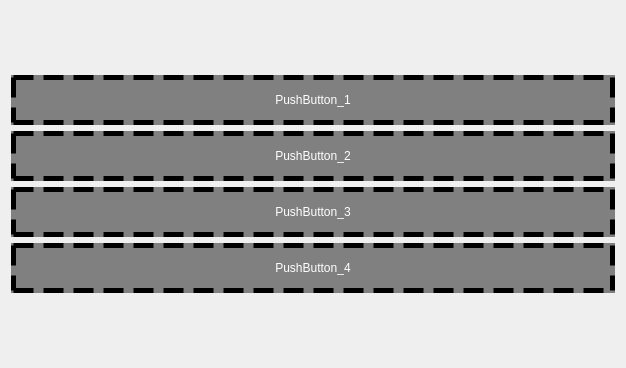
<?xml version="1.0" encoding="UTF-8"?>
<ui version="4.0">
 <class>Form</class>
 <widget class="QWidget" name="Form">
  <property name="geometry">
   <rect>
    <x>0</x>
    <y>0</y>
    <width>626</width>
    <height>368</height>
   </rect>
  </property>
  <property name="windowTitle">
   <string>Form</string>
  </property>
  <layout class="QVBoxLayout" name="verticalLayout_2">
   <item>
    <layout class="QVBoxLayout" name="verticalLayout">
     <item>
      <widget class="QPushButton" name="pushButton">
       <property name="minimumSize">
        <size>
         <width>0</width>
         <height>50</height>
        </size>
       </property>
       <property name="cursor">
        <cursorShape>PointingHandCursor</cursorShape>
       </property>
       <property name="styleSheet">
        <string notr="true">color:white;border: 5px dashed black; background:gray;</string>
       </property>
       <property name="text">
        <string>PushButton_1</string>
       </property>
      </widget>
     </item>
     <item>
      <widget class="QPushButton" name="pushButton_2">
       <property name="minimumSize">
        <size>
         <width>0</width>
         <height>50</height>
        </size>
       </property>
       <property name="cursor">
        <cursorShape>PointingHandCursor</cursorShape>
       </property>
       <property name="styleSheet">
        <string notr="true">color:white;border: 5px dashed black; background:gray;</string>
       </property>
       <property name="text">
        <string>PushButton_2</string>
       </property>
      </widget>
     </item>
     <item>
      <widget class="QPushButton" name="pushButton_3">
       <property name="minimumSize">
        <size>
         <width>0</width>
         <height>50</height>
        </size>
       </property>
       <property name="cursor">
        <cursorShape>PointingHandCursor</cursorShape>
       </property>
       <property name="styleSheet">
        <string notr="true">color:white;border: 5px dashed black; background:gray;</string>
       </property>
       <property name="text">
        <string>PushButton_3</string>
       </property>
      </widget>
     </item>
     <item>
      <widget class="QPushButton" name="pushButton_4">
       <property name="minimumSize">
        <size>
         <width>0</width>
         <height>50</height>
        </size>
       </property>
       <property name="cursor">
        <cursorShape>PointingHandCursor</cursorShape>
       </property>
       <property name="styleSheet">
        <string notr="true">color:white;border: 5px dashed black; background:gray;</string>
       </property>
       <property name="text">
        <string>PushButton_4</string>
       </property>
      </widget>
     </item>
    </layout>
   </item>
  </layout>
 </widget>
 <resources/>
 <connections/>
</ui>
